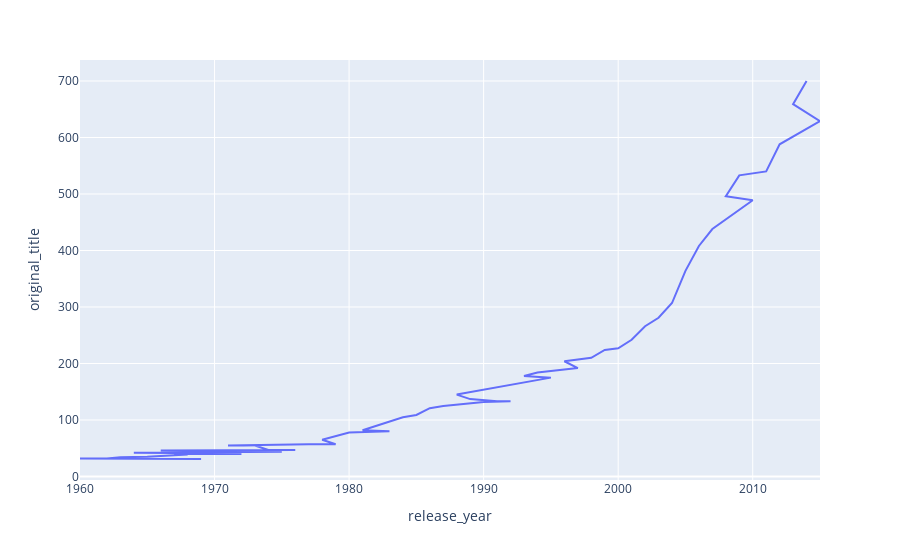

Notebook cell for this chart:
### Code cell
#plotting the chart
plt.figure(figsize=(20,8))
fig = px.line( movies_dist, x='release_year', y='original_title')
fig.show()

### Figure 1 — Plotly figure (JSON) as saved in the notebook; plotly's stock layout.template omitted (floating-point values rounded to 4 significant figures)
{"data": [{"hovertemplate": "release_year=%{x}<br>original_title=%{y}<extra></extra>", "legendgroup": "", "line": {"color": "#636efa", "dash": "solid"}, "marker": {"symbol": "circle"}, "mode": "lines", "name": "", "orientation": "v", "showlegend": false, "type": "scatter", "x": [2014, 2013, 2015, 2012, 2011, 2009, 2008, 2010, 2007, 2006, 2005, 2004, 2003, 2002, 2001, 2000, 1999, 1998, 1996, 1997, 1994, 1993, 1995, 1988, 1989, 1991, 1992, 1990, 1987, 1986, 1985, 1984, 1981, 1982, 1983, 1980, 1978, 1979, 1977, 1971, 1973, 1974, 1976, 1966, 1975, 1964, 1970, 1972, 1967, 1968, 1965, 1963, 1962, 1960, 1961, 1969], "xaxis": "x", "y": [700, 659, 629, 588, 540, 533, 496, 489, 438, 408, 364, 307, 281, 266, 242, 227, 224, 210, 204, 192, 184, 178, 175, 145, 137, 133, 133, 132, 125, 121, 109, 105, 82, 81, 80, 78, 65, 57, 57, 55, 55, 47, 47, 46, 44, 42, 41, 40, 40, 39, 35, 34, 32, 32, 31, 31], "yaxis": "y"}], "layout": {"legend": {"tracegroupgap": 0}, "margin": {"t": 60}, "xaxis": {"anchor": "y", "domain": [0, 1], "title": {"text": "release_year"}}, "yaxis": {"anchor": "x", "domain": [0, 1], "title": {"text": "original_title"}}}}
